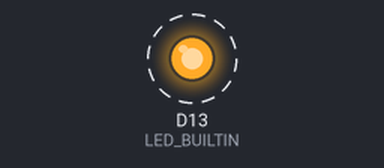
A sketch run on a simulated Arduino Zero (SAMD21). Shown: output pins drawn as LEDs (lit = HIGH). Dashed ring = blinking.

Above: at 0.5 s.
Timing chart, 0 to 4.6 s (numbered marks = the images above):
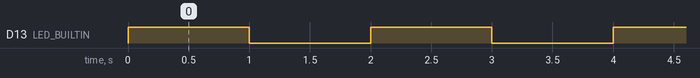

Measured:
- by itself, D13 (LED_BUILTIN): alternates HIGH for 1.0 s and LOW for 1.0 s

The sketch:

sercom-m0-relay.ino
```cpp
#include <Arduino.h>   // required before wiring_private.h
#include "wiring_private.h" // pinPeripheral() function

#define RX_PIN 10
#define TX_PIN 11
#define RX_PAD SERCOM_RX_PAD_2
#define TX_PAD UART_TX_PAD_0

Uart Serial3 (&sercom3, RX_PIN, TX_PIN, RX_PAD, TX_PAD);
void SERCOM3_Handler() {
  Serial3.IrqHandler();
}

void setup() {
  pinMode(LED_BUILTIN, OUTPUT);
  Serial3.begin(115200);
  pinPeripheral(10, PIO_SERCOM_ALT);
  pinPeripheral(11, PIO_SERCOM_ALT);
}

void loop() {
  digitalWrite(LED_BUILTIN, !digitalRead(LED_BUILTIN));
  Serial3.println("FROM:RELAY TO:MODEM");
  delay(1000);
}
```
